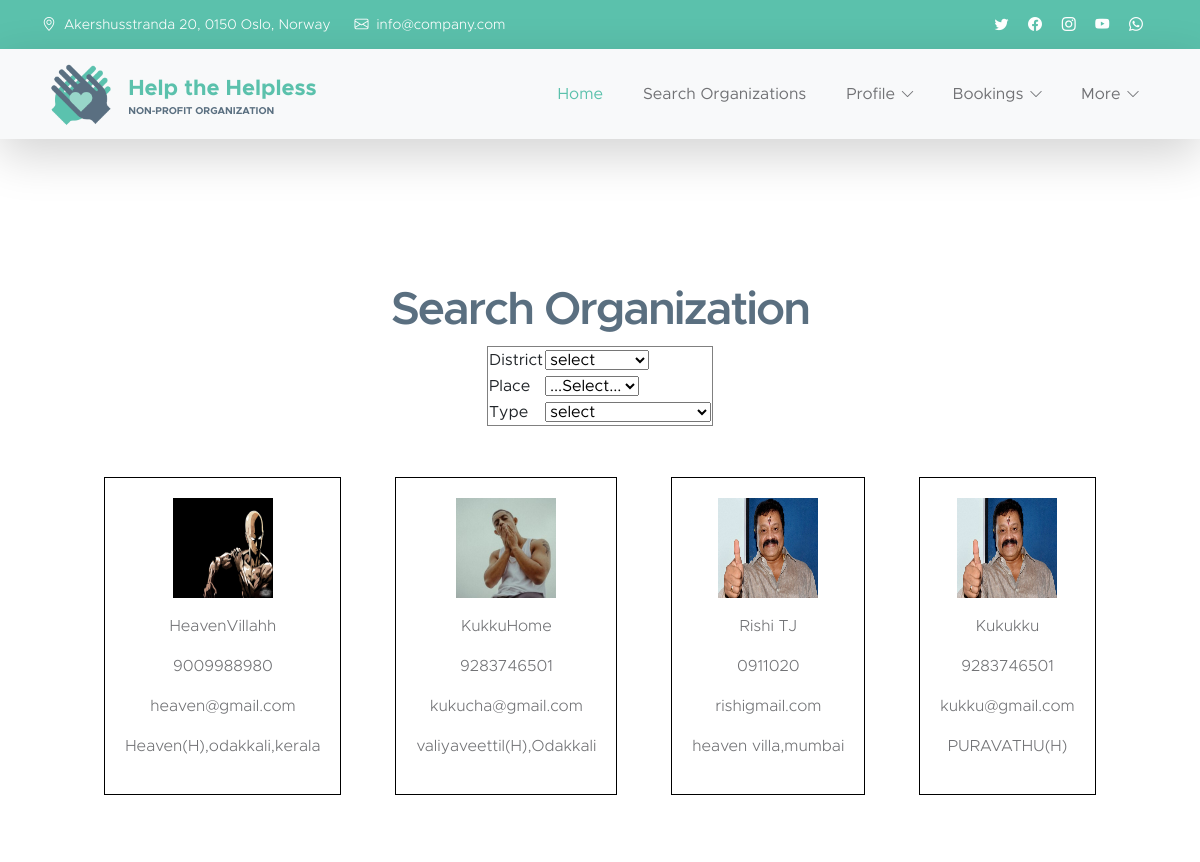
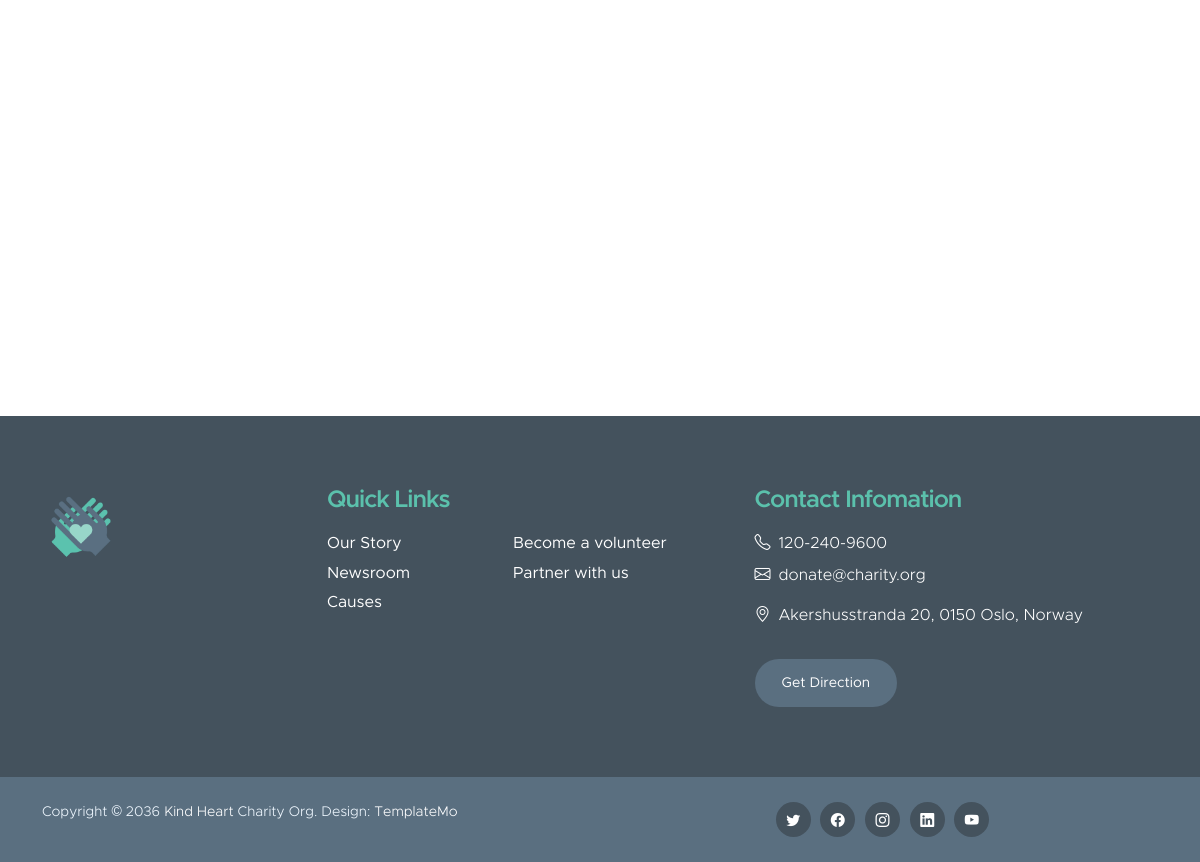
Page /Helpers/search/ on the earlier database version (2 pictures, top to bottom).
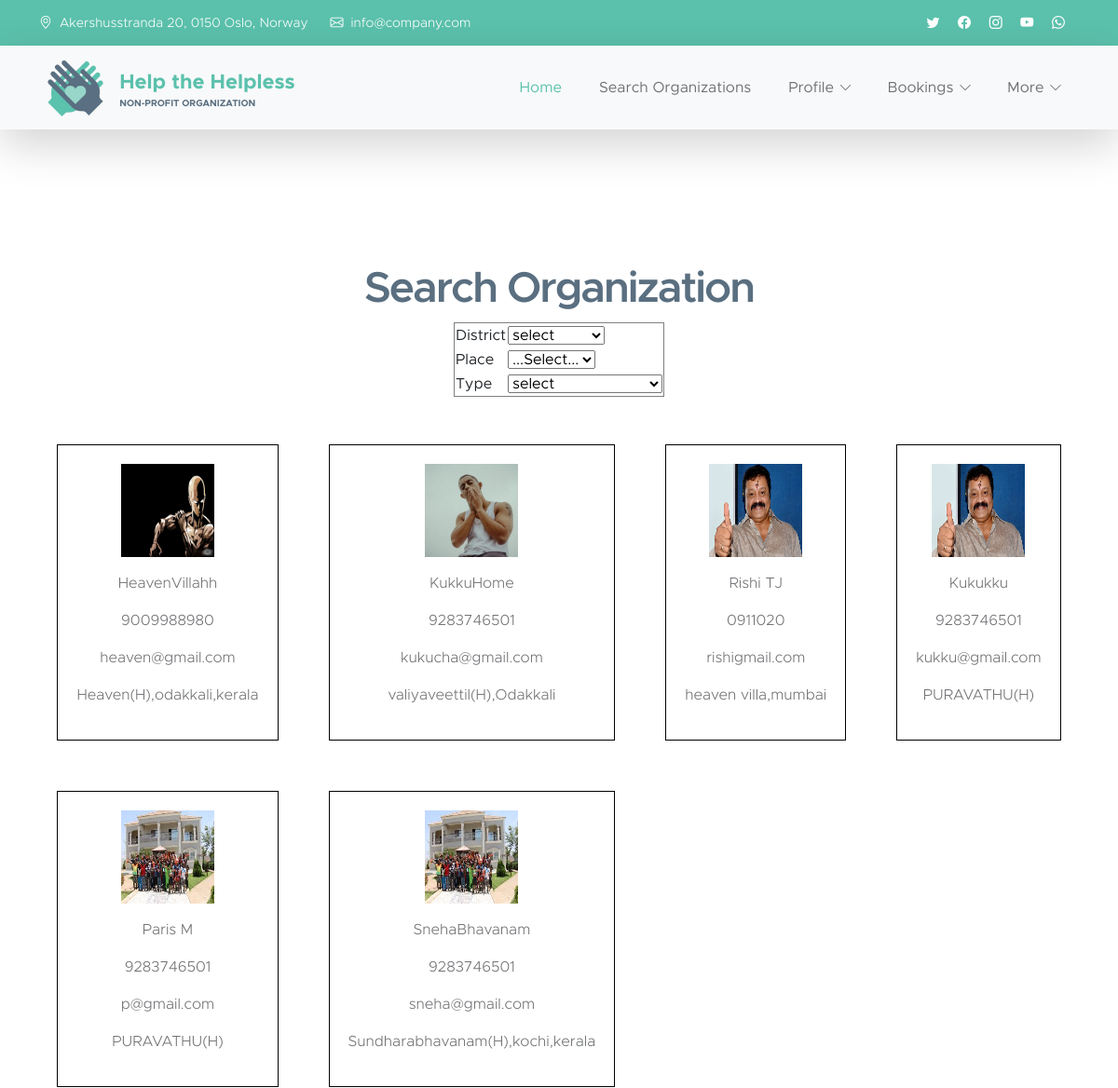
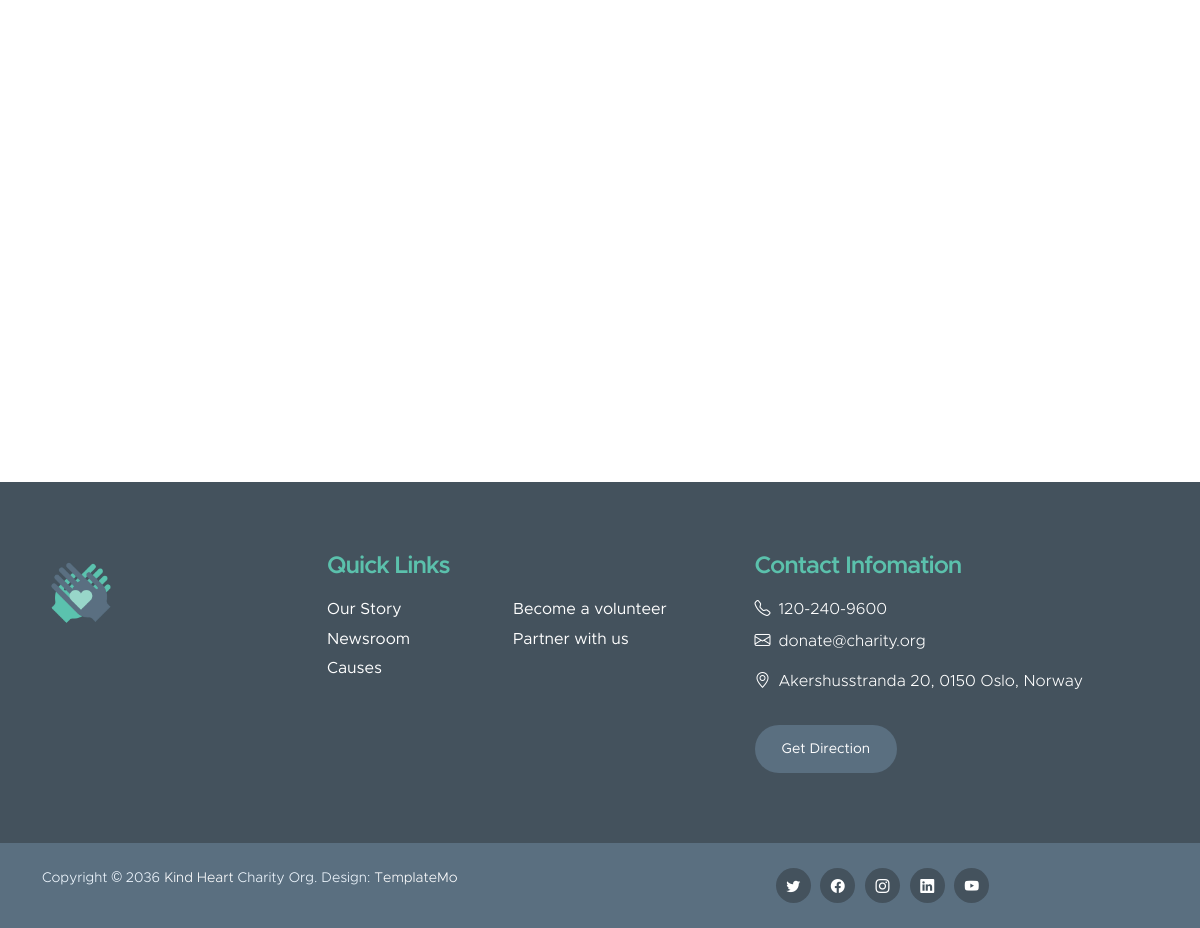
Same page on the later database version (2 pictures, top to bottom).
### Guest/models.py (models this page shows)
class tbl_organization(models.Model):
    org_name=models.CharField(max_length=50)
    org_email=models.CharField(max_length=50)
    org_contact=models.CharField(max_length=50)
    org_address=models.CharField(max_length=50)
    org_logo=models.FileField(upload_to="Orgdoc/")
    org_proof=models.FileField(upload_to="Orgdoc/")
    org_place=models.ForeignKey(tbl_place,on_delete=models.CASCADE)
    org_type=models.ForeignKey(tbl_type,on_delete=models.CASCADE)
    org_password=models.CharField(max_length=50)
    status=models.CharField(max_length=50,default=0,null=True)

### Helpers/views.py (the view)
# urls.py: path('search/',views.search,name="search"),
def search(request):
    district_data=tbl_district.objects.all()
    type_data=tbl_type.objects.all()
    odata=tbl_organization.objects.filter(status=1)
    if request.method=="POST":
        place=tbl_place.objects.get(id=request.POST.get('sel_place'))
        return render(request,'Helpers/Search.html',{'district':district_data,'type':type_data,'odata':odata})
    else:
           return render(request,'Helpers/Search.html',{'district':district_data,'type':type_data,'odata':odata})

### Helpers/Templates/Helpers/Search.html (shortened to what this page needs)
{% extends 'Helpers/header.html' %}
{% load static %}
{% block content %}
<!DOCTYPE html>
<html lang="en">
<head>
</head>
<body>
    <center>
        <h2>Search Organization</h2>
    <form action="" method="post" enctype="multipart/form-data">
        <table border="1">
            <tr>
                <td>District</td>
                <td>
                    <select name="dropdown" id="sel_dis">
                        <option value="">select</option>
                    </select>
                </td>
            </tr>
            <tr>
                <td>Place</td>
                <td>
                    <select name="sel_place" id="sel_place">
                        <option value="">...Select...</option>
                    </select>
                </td>
            </tr>
            <tr>
            <tr>
                <td>Type</td>
                <td>
                    <select name="sel_type" id="sel_type">
                        <option value="">select</option>
                    </select>
                </td>
            </tr>
        </table>
    </form>
    <br>
</center>
<table align="center" cellpadding="5" style="border-collapse: collapse" id="result">
    <tr>
        {% for i in odata %}
        <td>
            <div style="text-align:center;border:1px solid black;margin:22px;padding:20px">
                <p><img src="{{i.org_logo.url}}" width="100px" height="100px" /></p>
                <p>{{i.org_name}}</p>
                <p>{{i.org_contact}}</p>
                <p>{{i.org_email}}</p>
                <p>{{i.org_address}}</p>
            </div>
        </td>
        {% if forloop.counter|divisibleby:4 %}
    </tr>
    <tr>
        {% endif %}
        {% endfor %}
</table>
</body>
</html>
    {% endblock content%}

Differences in the rows shown:
added tbl_organization: org_logo (picture), org_name "Paris M", org_contact "9283746501", org_email "p@gmail.com", org_address "PURAVATHU(H)"
added tbl_organization: org_logo (picture), org_name "SnehaBhavanam", org_contact "9283746501", org_email "sneha@gmail.com", org_address "Sundharabhavanam(H),kochi,kerala"
